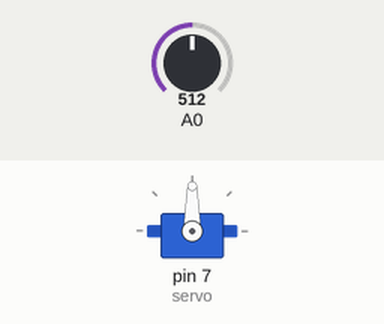
The sketch below on a simulated Arduino Uno, built with avr-gcc and run on an emulated ATmega328P. On the bench: servo. The test bench sets the inputs (shaded band); at power-on: A0 = 512.

Above: at 1.2 s.
1.3 s: A0 set to 716
At 2.5 s:
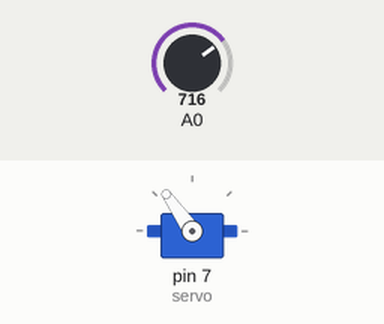
2.8 s: A0 set to 900
At 3.8 s:
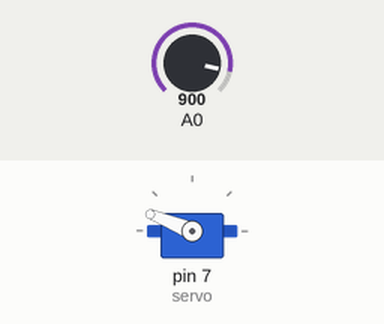
4.3 s: A0 set to 1023
At 5.1 s:
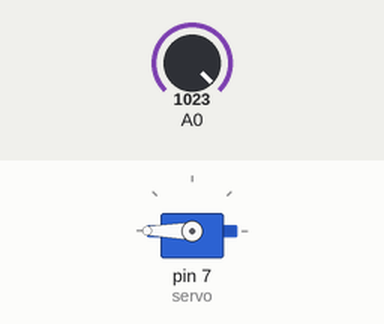
5.8 s: A0 set to 306
At 6.4 s:
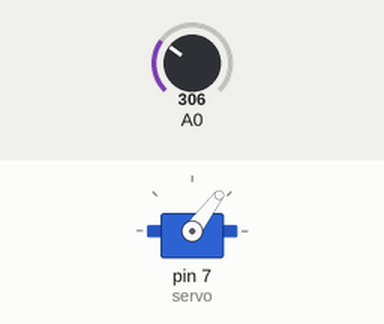
7.3 s: A0 set to 122
At 7.6 s:
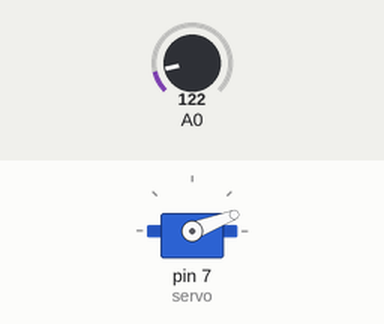
Timing chart, 0 to 9.8 s (numbered marks = the images above; inputs shaded):
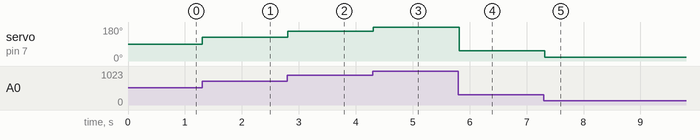

The sketch:

Servo_potentiometer_control.ino
```cpp
#include<Servo.h>

Servo servo;
int i=0;

void setup() {

 servo.attach(7);

}

void loop()
{
 int val=analogRead(0);
 val=map(val, 0, 1023, 0, 180);
 servo.write(val);
 delay(100);
}
```

Measured:
- after the input at 1.3 s, servo on pin 7 (servo): 90° → 125° at once
- after the input at 2.8 s, servo on pin 7 (servo): 125° → 158° at once
- after the input at 4.3 s, servo on pin 7 (servo): 158° → 180° at once
- after the input at 5.8 s, servo on pin 7 (servo): 180° → 53° at once
- after the input at 7.3 s, servo on pin 7 (servo): 53° → 21° at once
